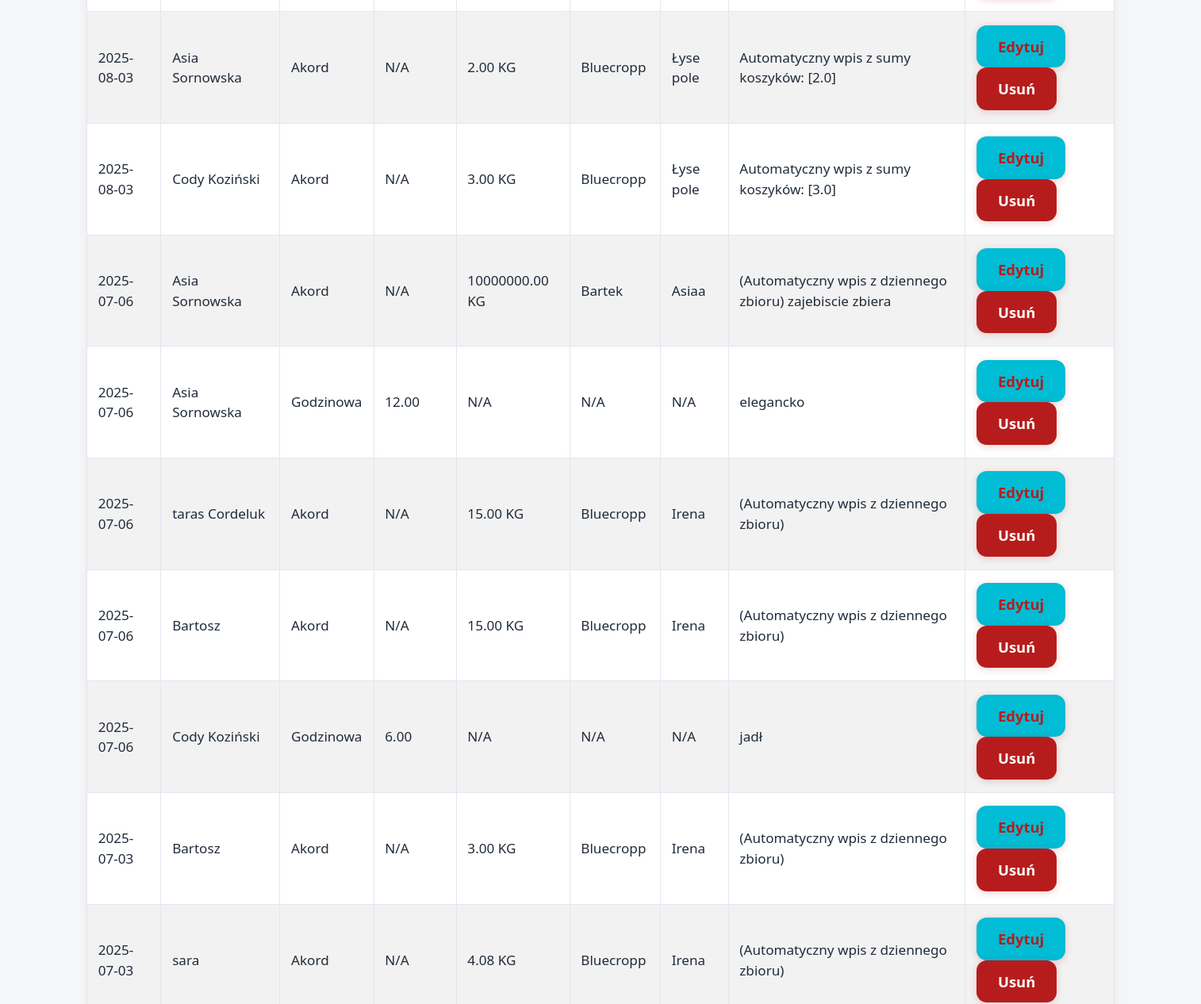
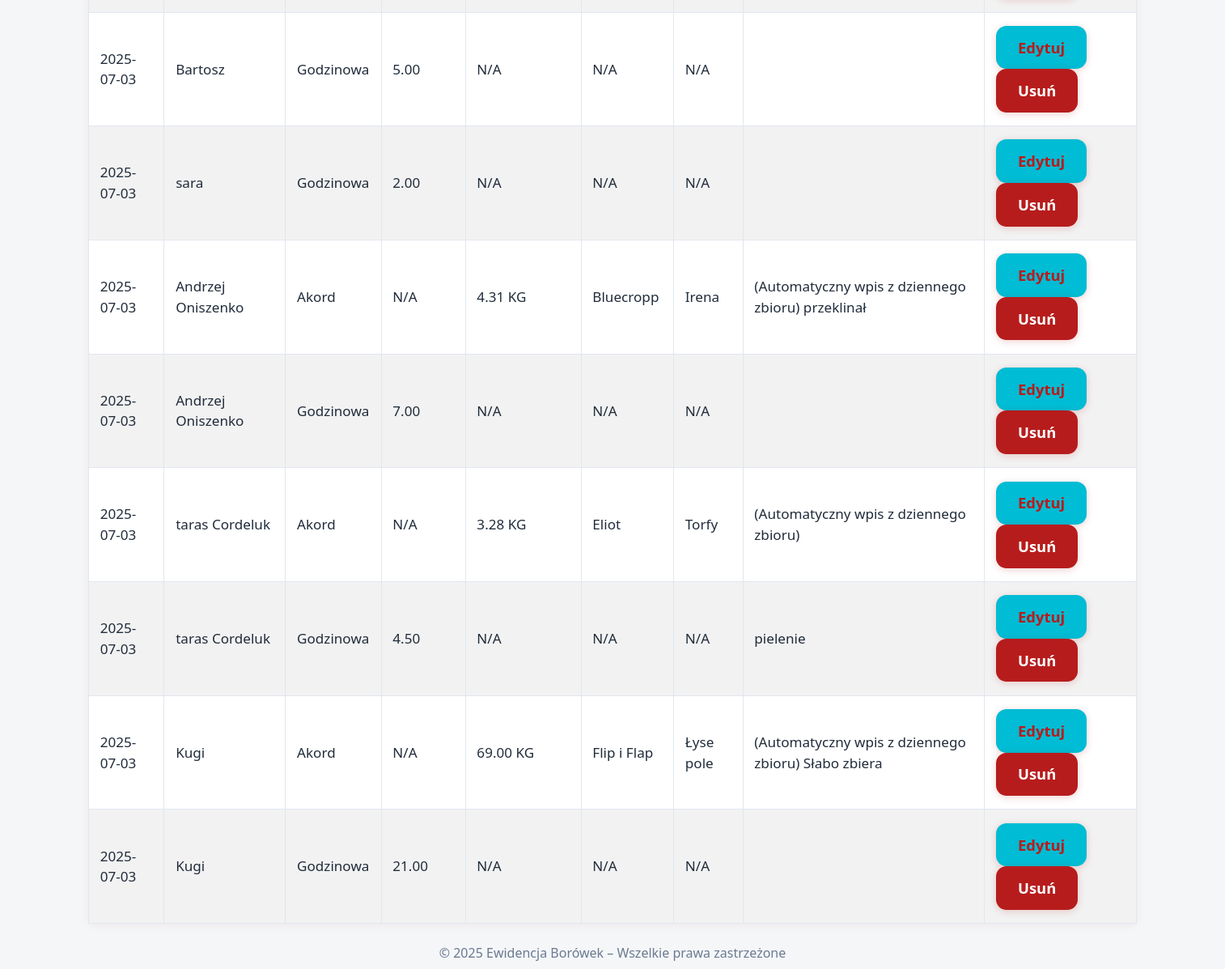
Before: /entries (signed in, lower part) with the older database file (2 pictures, top to bottom).
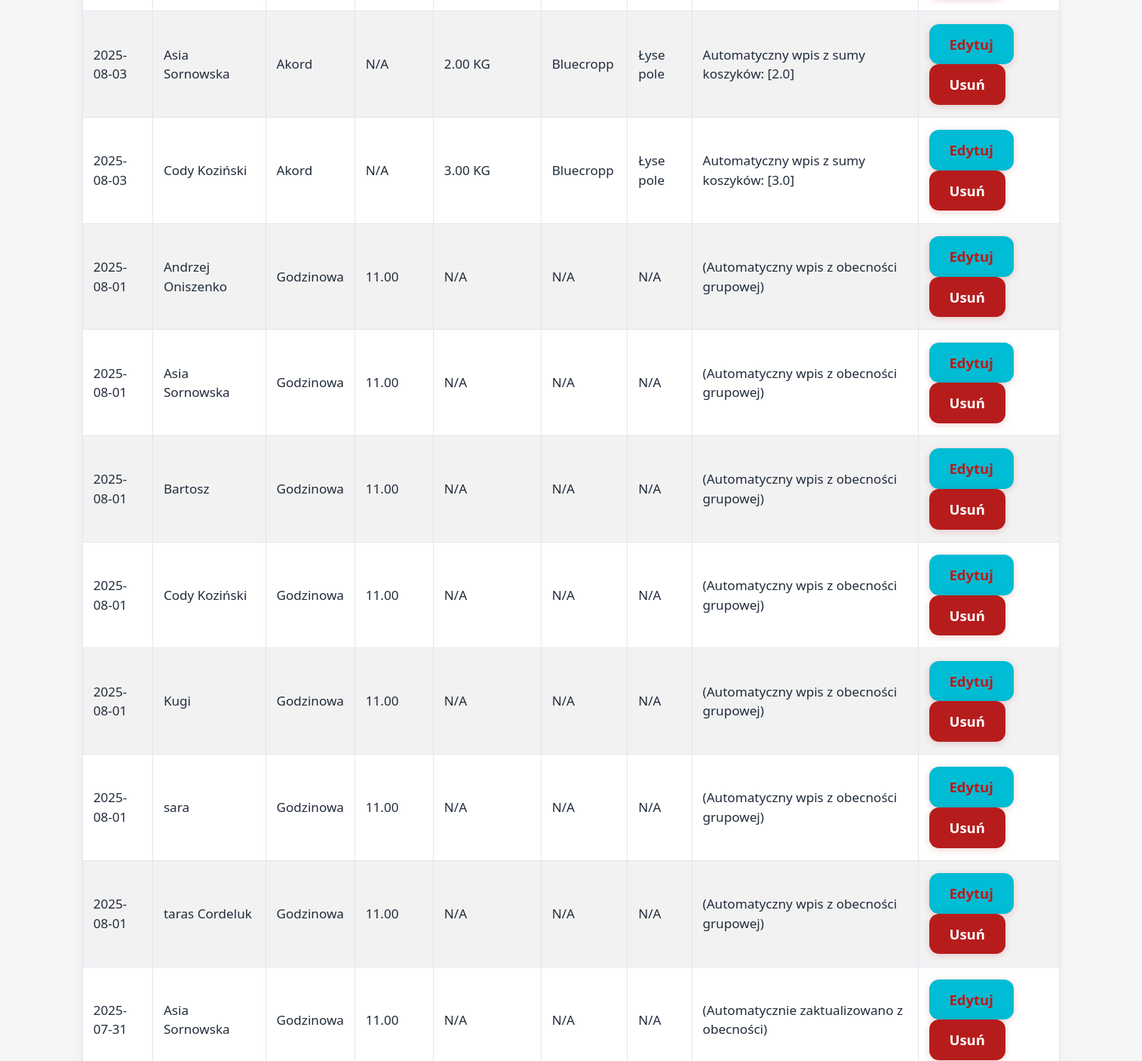
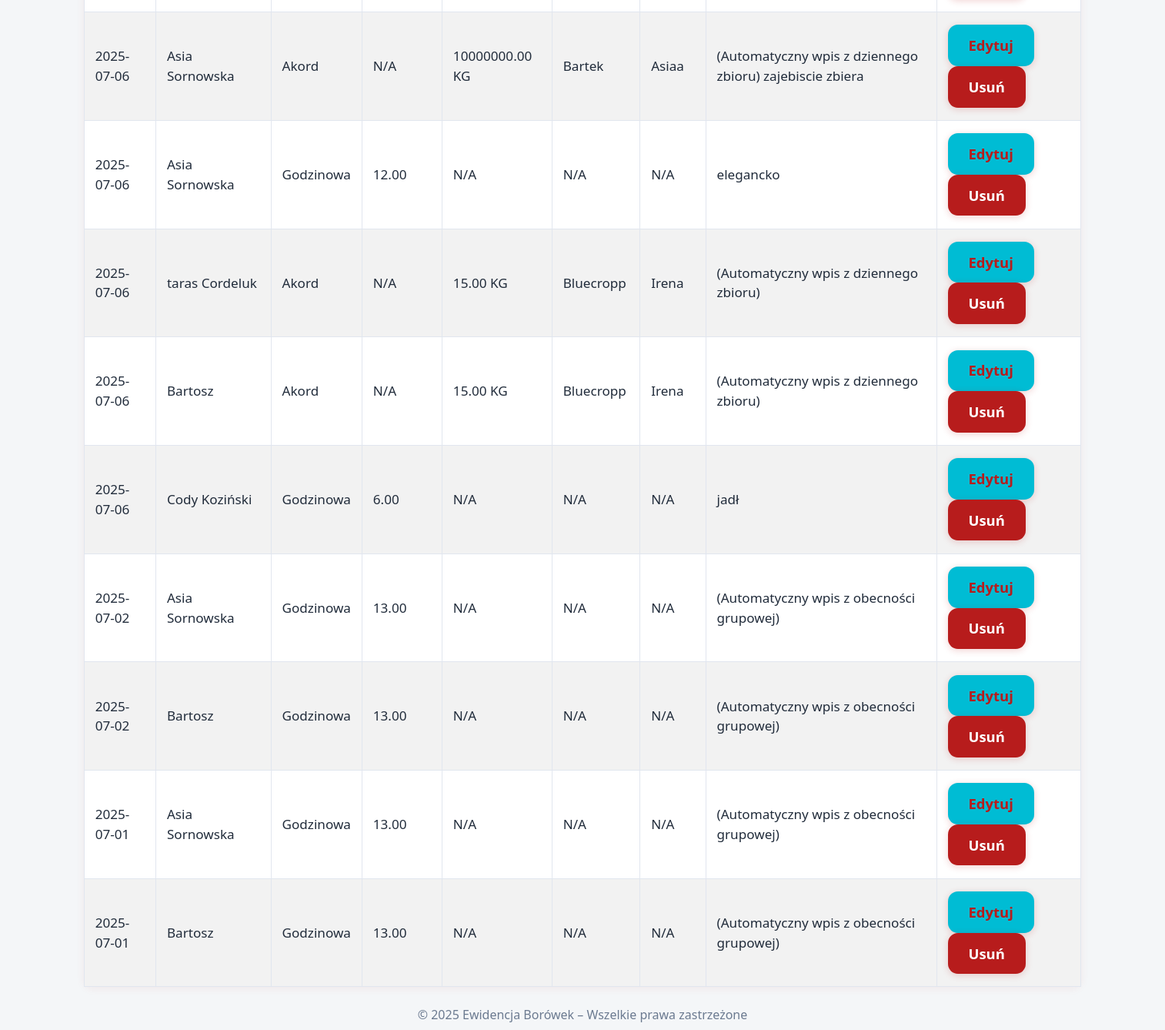
After: the same page with the newer database file (2 pictures, top to bottom).
### models.py (models this page shows)
class Entry(db.Model):
    id = db.Column(db.Integer, primary_key=True)
    date = db.Column(db.Date, nullable=False, default=datetime.utcnow)
    employee_id = db.Column(db.Integer, db.ForeignKey('employee.id'), nullable=False)
    work_type_id = db.Column(db.Integer, db.ForeignKey('work_type.id'), nullable=False)
    hours = db.Column(db.Float, nullable=True, default=0.0)
    quantity = db.Column(db.Float, nullable=True, default=0.0)
    piece_rate = db.Column(db.Float, nullable=True)   # <--- DODAJ TO
    variety_id = db.Column(db.Integer, db.ForeignKey('berry_variety.id'), nullable=True)
    field_id = db.Column(db.Integer, db.ForeignKey('field.id'), nullable=True)
    comment = db.Column(db.Text, nullable=True)
    work_type = db.relationship('WorkType')
    variety = db.relationship('BerryVariety')
    field = db.relationship('Field')

class Employee(db.Model):
    id = db.Column(db.Integer, primary_key=True)
    external_id = db.Column(db.String(30), unique=True)
    name = db.Column(db.String(100), nullable=False)
    external_id = db.Column(db.String(50))
    hourly_rate = db.Column(db.Float, nullable=False, default=0.0)
    piece_rate = db.Column(db.Float, nullable=False, default=0.0)
    is_active = db.Column(db.Boolean, default=True)
    entries = db.relationship('Entry', backref='employee', lazy=True, cascade="all, delete-orphan")
    harvests = db.relationship('DailyHarvest', backref='employee', lazy=True, cascade="all, delete-orphan")
    team = db.Column(db.String(64), nullable=True)

class WorkType(db.Model):
    id = db.Column(db.Integer, primary_key=True)
    name = db.Column(db.String(100), nullable=False)
    is_piece_rate = db.Column(db.Boolean, default=False)
    unit = db.Column(db.String(20), nullable=True)

class BerryVariety(db.Model):
    id = db.Column(db.Integer, primary_key=True)
    name = db.Column(db.String(100), nullable=False)
    piece_rate_modifier = db.Column(db.Float, nullable=False, default=1.0)

class Field(db.Model):
    id = db.Column(db.Integer, primary_key=True)
    name = db.Column(db.String(100), nullable=False)

### app.py (the view)
@app.route('/entries')
@login_required
def entries():
    employees = Employee.query.all()
    work_types = WorkType.query.all()
    selected_employee = request.args.get('employee_filter', type=int)
    selected_work_type = request.args.get('work_type_filter', type=int)
    start_date_filter = request.args.get('start_date_filter')
    end_date_filter = request.args.get('end_date_filter')
    query = Entry.query
    if selected_employee:
        query = query.filter_by(employee_id=selected_employee)
    if selected_work_type:
        query = query.filter_by(work_type_id=selected_work_type)
    if start_date_filter:
        query = query.filter(Entry.date >= start_date_filter)
    if end_date_filter:
        query = query.filter(Entry.date <= end_date_filter)
    entries = query.order_by(Entry.date.desc()).all()
    for entry in entries:
        entry.employee_obj = entry.employee
        entry.work_type_obj = entry.work_type
        entry.variety_obj = entry.variety if entry.variety else None
        entry.field_obj = entry.field if entry.field else None
    return render_template(
        'entries.html',
        entries=entries,
        employees=employees,
        work_types=work_types,
        selected_employee=selected_employee,
        selected_work_type=selected_work_type,
        start_date_filter=start_date_filter,
        end_date_filter=end_date_filter
    )

### app.py (called while the page is built)
@app.context_processor
def inject_now():
    return {'current_year': datetime.now().year}

@app.context_processor
def inject_now():
    return {'current_year': datetime.now().year}

@login_manager.user_loader
def load_user(user_id):
    return User.query.get(int(user_id))

### templates/entries.html (shortened to what this page needs)
{% extends "base.html" %}
{% block content %}
{% if entries %}
    <table class="table table-striped table-bordered">
        <tbody>
            {% for entry in entries %}
            <tr>
                <td>{{ entry.date.strftime('%Y-%m-%d') }}</td>
                <td>{{ entry.employee_obj.name if entry.employee_obj else "Brak" }}</td>
                <td>{{ entry.work_type_obj.name if entry.work_type_obj else "Brak" }}</td>
                <td>{{ "%.2f" | format(entry.hours) if entry.hours and entry.hours > 0 else "N/A" }}</td>
                <td>{% if entry.quantity and entry.quantity > 0 %}{{ "%.2f" | format(entry.quantity) }}{% if entry.work_type_obj and entry.work_type_obj.unit %} {{ entry.work_type_obj.unit }}{% endif %}{% else %}N/A{% endif %}</td>
                <td>{{ entry.variety_obj.name if entry.variety_obj else "N/A" }}</td>
                <td>{{ entry.field_obj.name if entry.field_obj else "N/A" }}</td>
                <td>{{ entry.comment }}</td>
                <td>
                    <a href="{{ url_for('edit_entry', entry_id=entry.id) }}" class="btn btn-sm btn-info">Edytuj</a>
                    <form action="{{ url_for('delete_entry', entry_id=entry.id) }}" method="POST" style="display:inline;" onsubmit="return confirm('Czy na pewno chcesz usunąć ten wpis?');">
                        <button type="submit" class="btn btn-sm btn-danger">Usuń</button>
                    </form>
                </td>
            </tr>
            {% endfor %}
        </tbody>
    </table>
{% else %}
    <p>Brak wpisów pracy do wyświetlenia.</p>
{% endif %}
{% endblock %}

Changed rows visible on the page:
removed Entry: date "2025-07-03", employee_obj "Bartosz", work_type_obj "Akord", hours "N/A", quantity "3.00", work_type_obj.unit "KG", variety_obj "Bluecropp", field_obj "Irena", comment "(Automatyczny wpis z dziennego zbioru)"
removed Entry: date "2025-07-03", employee_obj "sara", work_type_obj "Akord", hours "N/A", quantity "4.08", work_type_obj.unit "KG", variety_obj "Bluecropp", field_obj "Irena", comment "(Automatyczny wpis z dziennego zbioru)"
removed Entry: date "2025-07-03", employee_obj "Bartosz", work_type_obj "Godzinowa", hours "5.00", quantity "N/A", variety_obj "N/A", field_obj "N/A"
removed Entry: date "2025-07-03", employee_obj "sara", work_type_obj "Godzinowa", hours "2.00", quantity "N/A", variety_obj "N/A", field_obj "N/A"
removed Entry: date "2025-07-03", employee_obj "Andrzej Oniszenko", work_type_obj "Akord", hours "N/A", quantity "4.31", work_type_obj.unit "KG", variety_obj "Bluecropp", field_obj "Irena", comment "(Automatyczny wpis z dziennego zbioru) przeklinał"
removed Entry: date "2025-07-03", employee_obj "Andrzej Oniszenko", work_type_obj "Godzinowa", hours "7.00", quantity "N/A", variety_obj "N/A", field_obj "N/A"
removed Entry: date "2025-07-03", employee_obj "taras Cordeluk", work_type_obj "Akord", hours "N/A", quantity "3.28", work_type_obj.unit "KG", variety_obj "Eliot", field_obj "Torfy", comment "(Automatyczny wpis z dziennego zbioru)"
removed Entry: date "2025-07-03", employee_obj "taras Cordeluk", work_type_obj "Godzinowa", hours "4.50", quantity "N/A", variety_obj "N/A", field_obj "N/A", comment "pielenie"
removed Entry: date "2025-07-03", employee_obj "Kugi", work_type_obj "Akord", hours "N/A", quantity "69.00", work_type_obj.unit "KG", variety_obj "Flip i Flap", field_obj "Łyse pole", comment "(Automatyczny wpis z dziennego zbioru) Słabo zbiera"
removed Entry: date "2025-07-03", employee_obj "Kugi", work_type_obj "Godzinowa", hours "21.00", quantity "N/A", variety_obj "N/A", field_obj "N/A"
added Entry: date "2025-08-01", employee_obj "Andrzej Oniszenko", work_type_obj "Godzinowa", hours "11.00", quantity "N/A", variety_obj "N/A", field_obj "N/A", comment "(Automatyczny wpis z obecności grupowej)"
added Entry: date "2025-08-01", employee_obj "Asia Sornowska", work_type_obj "Godzinowa", hours "11.00", quantity "N/A", variety_obj "N/A", field_obj "N/A", comment "(Automatyczny wpis z obecności grupowej)"
added Entry: date "2025-08-01", employee_obj "Bartosz", work_type_obj "Godzinowa", hours "11.00", quantity "N/A", variety_obj "N/A", field_obj "N/A", comment "(Automatyczny wpis z obecności grupowej)"
added Entry: date "2025-08-01", employee_obj "Cody Koziński", work_type_obj "Godzinowa", hours "11.00", quantity "N/A", variety_obj "N/A", field_obj "N/A", comment "(Automatyczny wpis z obecności grupowej)"
added Entry: date "2025-08-01", employee_obj "Kugi", work_type_obj "Godzinowa", hours "11.00", quantity "N/A", variety_obj "N/A", field_obj "N/A", comment "(Automatyczny wpis z obecności grupowej)"
added Entry: date "2025-08-01", employee_obj "sara", work_type_obj "Godzinowa", hours "11.00", quantity "N/A", variety_obj "N/A", field_obj "N/A", comment "(Automatyczny wpis z obecności grupowej)"
added Entry: date "2025-08-01", employee_obj "taras Cordeluk", work_type_obj "Godzinowa", hours "11.00", quantity "N/A", variety_obj "N/A", field_obj "N/A", comment "(Automatyczny wpis z obecności grupowej)"
added Entry: date "2025-07-31", employee_obj "Asia Sornowska", work_type_obj "Godzinowa", hours "11.00", quantity "N/A", variety_obj "N/A", field_obj "N/A", comment "(Automatycznie zaktualizowano z obecności)"
added Entry: date "2025-07-02", employee_obj "Asia Sornowska", work_type_obj "Godzinowa", hours "13.00", quantity "N/A", variety_obj "N/A", field_obj "N/A", comment "(Automatyczny wpis z obecności grupowej)"
added Entry: date "2025-07-02", employee_obj "Bartosz", work_type_obj "Godzinowa", hours "13.00", quantity "N/A", variety_obj "N/A", field_obj "N/A", comment "(Automatyczny wpis z obecności grupowej)"
added Entry: date "2025-07-01", employee_obj "Asia Sornowska", work_type_obj "Godzinowa", hours "13.00", quantity "N/A", variety_obj "N/A", field_obj "N/A", comment "(Automatyczny wpis z obecności grupowej)"
added Entry: date "2025-07-01", employee_obj "Bartosz", work_type_obj "Godzinowa", hours "13.00", quantity "N/A", variety_obj "N/A", field_obj "N/A", comment "(Automatyczny wpis z obecności grupowej)"
